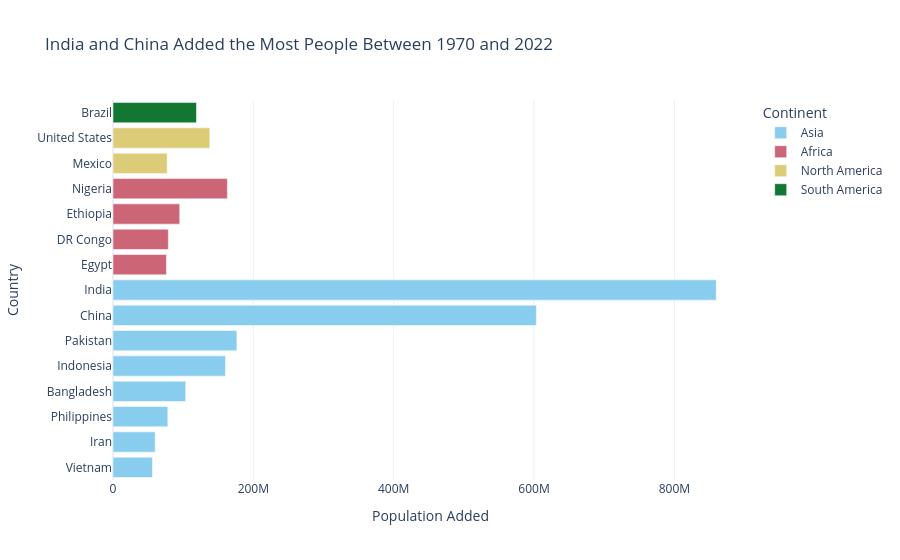

The code cell stored with this chart in its notebook:
### Markdown cell above
**Chart choice & justification:** *Which chart did you choose, and why? Justify design choices.

*YOUR ANSWER HERE*

I chose a sorted horizontal bar chart because it clearly compares the population increase of the top 15 countries between 1970 and 2022. The bars are arranged in descending order to make country rankings easy to understand.

### Code cell
# Q2
# YOUR CODE HERE


df['Population Added'] = (
    df['2022 Population'] - df['1970 Population']
)

top_15 = df.nlargest(15, 'Population Added')


africa_count = (top_15['Continent'] == 'Africa').sum()

print("Number of African countries:", africa_count)

fig = px.bar(
    top_15.sort_values('Population Added'),
    x='Population Added',
    y='Country',
    color='Continent',
    orientation='h',
    title='India and China Added the Most People Between 1970 and 2022',
    color_discrete_sequence=px.colors.qualitative.Safe
)

fig.update_layout(
    template='plotly_white',
    xaxis_title='Population Added',
    yaxis_title='Country',
    legend_title='Continent'
)

fig.show()

### Figure 1 — Plotly figure (JSON) as saved in the notebook; plotly's stock layout.template omitted (floating-point values rounded to 4 significant figures)
{"data": [{"hovertemplate": "Continent=Asia<br>Population Added=%{x}<br>Country=%{y}<extra></extra>", "legendgroup": "Asia", "marker": {"color": "rgb(136, 204, 238)", "pattern": {"shape": ""}}, "name": "Asia", "orientation": "h", "showlegend": true, "textposition": "auto", "type": "bar", "x": [56258007, 60100865, 78123423, 103644512, 160272945, 176533990, 603352887, 859671872], "xaxis": "x", "y": ["Vietnam", "Iran", "Philippines", "Bangladesh", "Indonesia", "Pakistan", "China", "India"], "yaxis": "y"}, {"hovertemplate": "Continent=Africa<br>Population Added=%{x}<br>Country=%{y}<extra></extra>", "legendgroup": "Africa", "marker": {"color": "rgb(204, 102, 119)", "pattern": {"shape": ""}}, "name": "Africa", "orientation": "h", "showlegend": true, "textposition": "auto", "type": "bar", "x": [76208117, 78858479, 95071678, 162971948], "xaxis": "x", "y": ["Egypt", "DR Congo", "Ethiopia", "Nigeria"], "yaxis": "y"}, {"hovertemplate": "Continent=North America<br>Population Added=%{x}<br>Country=%{y}<extra></extra>", "legendgroup": "North America", "marker": {"color": "rgb(221, 204, 119)", "pattern": {"shape": ""}}, "name": "North America", "orientation": "h", "showlegend": true, "textposition": "auto", "type": "bar", "x": [77214819, 137961517], "xaxis": "x", "y": ["Mexico", "United States"], "yaxis": "y"}, {"hovertemplate": "Continent=South America<br>Population Added=%{x}<br>Country=%{y}<extra></extra>", "legendgroup": "South America", "marker": {"color": "rgb(17, 119, 51)", "pattern": {"shape": ""}}, "name": "South America", "orientation": "h", "showlegend": true, "textposition": "auto", "type": "bar", "x": [118943623], "xaxis": "x", "y": ["Brazil"], "yaxis": "y"}], "layout": {"barmode": "relative", "legend": {"title": {"text": "Continent"}, "tracegroupgap": 0}, "title": {"text": "India and China Added the Most People Between 1970 and 2022"}, "xaxis": {"anchor": "y", "domain": [0, 1], "title": {"text": "Population Added"}}, "yaxis": {"anchor": "x", "domain": [0, 1], "title": {"text": "Country"}}}}
